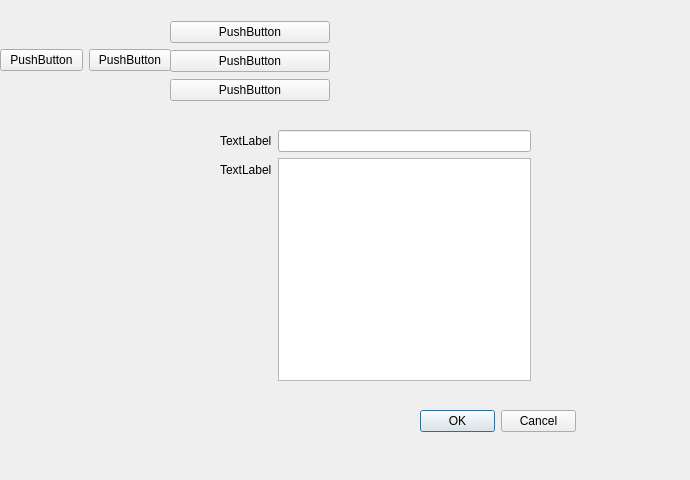
<?xml version="1.0" encoding="UTF-8"?>
<ui version="4.0">
 <class>Dialog</class>
 <widget class="QDialog" name="Dialog">
  <property name="geometry">
   <rect>
    <x>0</x>
    <y>0</y>
    <width>690</width>
    <height>480</height>
   </rect>
  </property>
  <property name="windowTitle">
   <string>Systems</string>
  </property>
  <widget class="QWidget" name="horizontalLayoutWidget">
   <property name="geometry">
    <rect>
     <x>0</x>
     <y>20</y>
     <width>171</width>
     <height>80</height>
    </rect>
   </property>
   <layout class="QHBoxLayout" name="horizontalLayout">
    <item>
     <widget class="QPushButton" name="pushButton_2">
      <property name="text">
       <string>PushButton</string>
      </property>
     </widget>
    </item>
    <item>
     <widget class="QPushButton" name="pushButton">
      <property name="text">
       <string>PushButton</string>
      </property>
     </widget>
    </item>
   </layout>
  </widget>
  <widget class="QWidget" name="verticalLayoutWidget">
   <property name="geometry">
    <rect>
     <x>170</x>
     <y>20</y>
     <width>160</width>
     <height>83</height>
    </rect>
   </property>
   <layout class="QVBoxLayout" name="verticalLayout">
    <item>
     <widget class="QPushButton" name="pushButton_3">
      <property name="text">
       <string>PushButton</string>
      </property>
     </widget>
    </item>
    <item>
     <widget class="QPushButton" name="pushButton_5">
      <property name="text">
       <string>PushButton</string>
      </property>
     </widget>
    </item>
    <item>
     <widget class="QPushButton" name="pushButton_4">
      <property name="text">
       <string>PushButton</string>
      </property>
     </widget>
    </item>
   </layout>
  </widget>
  <widget class="QWidget" name="formLayoutWidget">
   <property name="geometry">
    <rect>
     <x>220</x>
     <y>130</y>
     <width>311</width>
     <height>251</height>
    </rect>
   </property>
   <layout class="QFormLayout" name="formLayout">
    <item row="0" column="0">
     <widget class="QLabel" name="label">
      <property name="text">
       <string>TextLabel</string>
      </property>
     </widget>
    </item>
    <item row="0" column="1">
     <widget class="QLineEdit" name="lineEdit"/>
    </item>
    <item row="1" column="0">
     <widget class="QLabel" name="label_2">
      <property name="text">
       <string>TextLabel</string>
      </property>
     </widget>
    </item>
    <item row="1" column="1">
     <widget class="QTextEdit" name="textEdit"/>
    </item>
   </layout>
  </widget>
  <widget class="QDialogButtonBox" name="buttonBox">
   <property name="geometry">
    <rect>
     <x>420</x>
     <y>410</y>
     <width>156</width>
     <height>23</height>
    </rect>
   </property>
   <property name="standardButtons">
    <set>QDialogButtonBox::Cancel|QDialogButtonBox::Ok</set>
   </property>
  </widget>
 </widget>
 <resources/>
 <connections/>
</ui>
